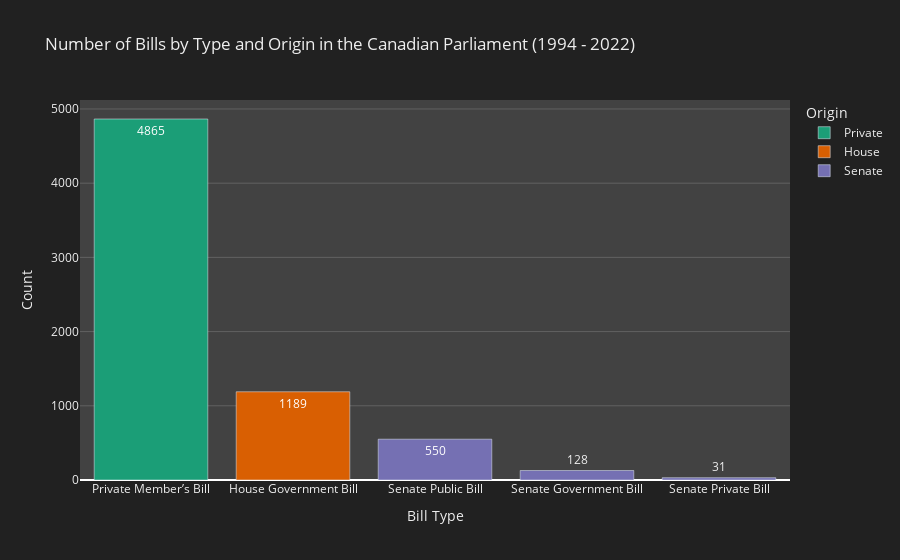

Notebook source saved alongside this figure:
### Code cell
fig_2 = px.bar(
    plot_2, 
    x = "Bill Type",
    y = "Count",
    text = "Count",
    color = "Origin",
    color_discrete_sequence = px.colors.qualitative.Dark2,
    title = "Number of Bills by Type and Origin in the Canadian Parliament (1994 - 2022)",
    height = 500
)

fig_2.update_layout(
    paper_bgcolor="#212121",
    plot_bgcolor = "#424242",
    font_color = "#EEEEEE"
)

fig_2.update_yaxes(gridcolor='#616161')

fig_2.show()

fig_2.write_html("../charts/html/plot-2.html")

### Figure 1 — Plotly figure (JSON) as saved in the notebook; plotly's stock layout.template omitted (floating-point values rounded to 4 significant figures)
{"data": [{"alignmentgroup": "True", "hovertemplate": "Origin=Private<br>Bill Type=%{x}<br>Count=%{text}<extra></extra>", "legendgroup": "Private", "marker": {"color": "rgb(27,158,119)", "pattern": {"shape": ""}}, "name": "Private", "offsetgroup": "Private", "orientation": "v", "showlegend": true, "text": [4865], "textposition": "auto", "type": "bar", "x": ["Private Member’s Bill"], "xaxis": "x", "y": [4865], "yaxis": "y"}, {"alignmentgroup": "True", "hovertemplate": "Origin=House<br>Bill Type=%{x}<br>Count=%{text}<extra></extra>", "legendgroup": "House", "marker": {"color": "rgb(217,95,2)", "pattern": {"shape": ""}}, "name": "House", "offsetgroup": "House", "orientation": "v", "showlegend": true, "text": [1189], "textposition": "auto", "type": "bar", "x": ["House Government Bill"], "xaxis": "x", "y": [1189], "yaxis": "y"}, {"alignmentgroup": "True", "hovertemplate": "Origin=Senate<br>Bill Type=%{x}<br>Count=%{text}<extra></extra>", "legendgroup": "Senate", "marker": {"color": "rgb(117,112,179)", "pattern": {"shape": ""}}, "name": "Senate", "offsetgroup": "Senate", "orientation": "v", "showlegend": true, "text": [550, 128, 31], "textposition": "auto", "type": "bar", "x": ["Senate Public Bill", "Senate Government Bill", "Senate Private Bill"], "xaxis": "x", "y": [550, 128, 31], "yaxis": "y"}], "layout": {"autosize": true, "barmode": "relative", "font": {"color": "#EEEEEE"}, "legend": {"title": {"text": "Origin"}, "tracegroupgap": 0}, "paper_bgcolor": "#212121", "plot_bgcolor": "#424242", "title": {"text": "Number of Bills by Type and Origin in the Canadian Parliament (1994 - 2022)"}, "xaxis": {"anchor": "y", "autorange": true, "domain": [0, 1], "range": [-0.5, 4.5], "title": {"text": "Bill Type"}, "type": "category"}, "yaxis": {"anchor": "x", "autorange": true, "domain": [0, 1], "gridcolor": "#616161", "range": [0, 5121.0], "title": {"text": "Count"}, "type": "linear"}}}
